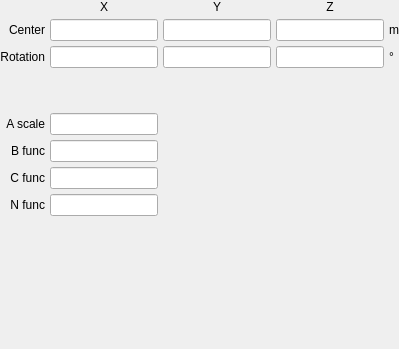
         <widget class="QWidget" name="conic_spiral">
          <property name="font">
           <font>
            <weight>50</weight>
            <bold>false</bold>
           </font>
          </property>
          <layout class="QGridLayout" name="gridLayout_10">
           <property name="leftMargin">
            <number>0</number>
           </property>
           <property name="topMargin">
            <number>0</number>
           </property>
           <property name="rightMargin">
            <number>0</number>
           </property>
           <property name="bottomMargin">
            <number>0</number>
           </property>
           <property name="spacing">
            <number>5</number>
           </property>
           <item row="1" column="0">
            <widget class="QLabel" name="label_73">
             <property name="font">
              <font>
               <weight>50</weight>
               <bold>false</bold>
              </font>
             </property>
             <property name="text">
              <string>Center</string>
             </property>
             <property name="alignment">
              <set>Qt::AlignRight|Qt::AlignTrailing|Qt::AlignVCenter</set>
             </property>
            </widget>
           </item>
           <item row="1" column="1">
            <widget class="LineEdit" name="lineedit_conic_spiral_translationx">
             <property name="font">
              <font>
               <weight>50</weight>
               <bold>false</bold>
              </font>
             </property>
            </widget>
           </item>
           <item row="1" column="2">
            <widget class="LineEdit" name="lineedit_conic_spiral_translationy">
             <property name="font">
              <font>
               <weight>50</weight>
               <bold>false</bold>
              </font>
             </property>
            </widget>
           </item>
           <item row="1" column="4">
            <widget class="QLabel" name="label_242">
             <property name="font">
              <font>
               <weight>50</weight>
               <bold>false</bold>
              </font>
             </property>
             <property name="text">
              <string>m</string>
             </property>
            </widget>
           </item>
           <item row="1" column="3">
            <widget class="LineEdit" name="lineedit_conic_spiral_translationz">
             <property name="font">
              <font>
               <weight>50</weight>
               <bold>false</bold>
              </font>
             </property>
            </widget>
           </item>
           <item row="2" column="0">
            <widget class="QLabel" name="label_72">
             <property name="font">
              <font>
               <weight>50</weight>
               <bold>false</bold>
              </font>
             </property>
             <property name="text">
              <string>Rotation</string>
             </property>
             <property name="alignment">
              <set>Qt::AlignRight|Qt::AlignTrailing|Qt::AlignVCenter</set>
             </property>
            </widget>
           </item>
           <item row="2" column="1">
            <widget class="LineEdit" name="lineedit_conic_spiral_rotationx">
             <property name="font">
              <font>
               <weight>50</weight>
               <bold>false</bold>
              </font>
             </property>
            </widget>
           </item>
           <item row="2" column="2">
            <widget class="LineEdit" name="lineedit_conic_spiral_rotationy">
             <property name="font">
              <font>
               <weight>50</weight>
               <bold>false</bold>
              </font>
             </property>
            </widget>
           </item>
           <item row="2" column="3">
            <widget class="LineEdit" name="lineedit_conic_spiral_rotationz">
             <property name="font">
              <font>
               <weight>50</weight>
               <bold>false</bold>
              </font>
             </property>
            </widget>
           </item>
           <item row="4" column="0">
            <widget class="QLabel" name="label_74">
             <property name="font">
              <font>
               <weight>50</weight>
               <bold>false</bold>
              </font>
             </property>
             <property name="text">
              <string>A scale</string>
             </property>
             <property name="alignment">
              <set>Qt::AlignRight|Qt::AlignTrailing|Qt::AlignVCenter</set>
             </property>
            </widget>
           </item>
           <item row="5" column="0">
            <widget class="QLabel" name="label_75">
             <property name="font">
              <font>
               <weight>50</weight>
               <bold>false</bold>
              </font>
             </property>
             <property name="text">
              <string>B func</string>
             </property>
             <property name="alignment">
              <set>Qt::AlignRight|Qt::AlignTrailing|Qt::AlignVCenter</set>
             </property>
            </widget>
           </item>
           <item row="6" column="0">
            <widget class="QLabel" name="label_76">
             <property name="font">
              <font>
               <weight>50</weight>
               <bold>false</bold>
              </font>
             </property>
             <property name="text">
              <string>C func</string>
             </property>
             <property name="alignment">
              <set>Qt::AlignRight|Qt::AlignTrailing|Qt::AlignVCenter</set>
             </property>
            </widget>
           </item>
           <item row="6" column="1">
            <widget class="LineEdit" name="lineedit_conic_spiral_cfunc">
             <property name="font">
              <font>
               <weight>50</weight>
               <bold>false</bold>
              </font>
             </property>
            </widget>
           </item>
           <item row="7" column="0">
            <widget class="QLabel" name="label_77">
             <property name="font">
              <font>
               <weight>50</weight>
               <bold>false</bold>
              </font>
             </property>
             <property name="text">
              <string>N func</string>
             </property>
             <property name="alignment">
              <set>Qt::AlignRight|Qt::AlignTrailing|Qt::AlignVCenter</set>
             </property>
            </widget>
           </item>
           <item row="8" column="1">
            <spacer name="verticalSpacer_13">
             <property name="orientation">
              <enum>Qt::Vertical</enum>
             </property>
             <property name="sizeHint" stdset="0">
              <size>
               <width>20</width>
               <height>133</height>
              </size>
             </property>
            </spacer>
           </item>
           <item row="2" column="4">
            <widget class="QLabel" name="label_243">
             <property name="font">
              <font>
               <weight>50</weight>
               <bold>false</bold>
              </font>
             </property>
             <property name="text">
              <string>°</string>
             </property>
            </widget>
           </item>
           <item row="0" column="2">
            <widget class="QLabel" name="label_240">
             <property name="font">
              <font>
               <weight>50</weight>
               <bold>false</bold>
              </font>
             </property>
             <property name="text">
              <string>Y</string>
             </property>
             <property name="alignment">
              <set>Qt::AlignCenter</set>
             </property>
            </widget>
           </item>
           <item row="7" column="1">
            <widget class="LineEdit" name="lineedit_conic_spiral_nfunc">
             <property name="font">
              <font>
               <weight>50</weight>
               <bold>false</bold>
              </font>
             </property>
            </widget>
           </item>
           <item row="0" column="3">
            <widget class="QLabel" name="label_241">
             <property name="font">
              <font>
               <weight>50</weight>
               <bold>false</bold>
              </font>
             </property>
             <property name="text">
              <string>Z</string>
             </property>
             <property name="alignment">
              <set>Qt::AlignCenter</set>
             </property>
            </widget>
           </item>
           <item row="5" column="1">
            <widget class="LineEdit" name="lineedit_conic_spiral_bfunc">
             <property name="font">
              <font>
               <weight>50</weight>
               <bold>false</bold>
              </font>
             </property>
            </widget>
           </item>
           <item row="4" column="1">
            <widget class="LineEdit" name="lineedit_conic_spiral_ascale">
             <property name="font">
              <font>
               <weight>50</weight>
               <bold>false</bold>
              </font>
             </property>
            </widget>
           </item>
           <item row="0" column="1">
            <widget class="QLabel" name="label_239">
             <property name="font">
              <font>
               <weight>50</weight>
               <bold>false</bold>
              </font>
             </property>
             <property name="text">
              <string>X</string>
             </property>
             <property name="alignment">
              <set>Qt::AlignCenter</set>
             </property>
            </widget>
           </item>
           <item row="3" column="1">
            <spacer name="verticalSpacer_48">
             <property name="orientation">
              <enum>Qt::Vertical</enum>
             </property>
             <property name="sizeType">
              <enum>QSizePolicy::Maximum</enum>
             </property>
             <property name="sizeHint" stdset="0">
              <size>
               <width>20</width>
               <height>40</height>
              </size>
             </property>
            </spacer>
           </item>
          </layout>
         </widget>
